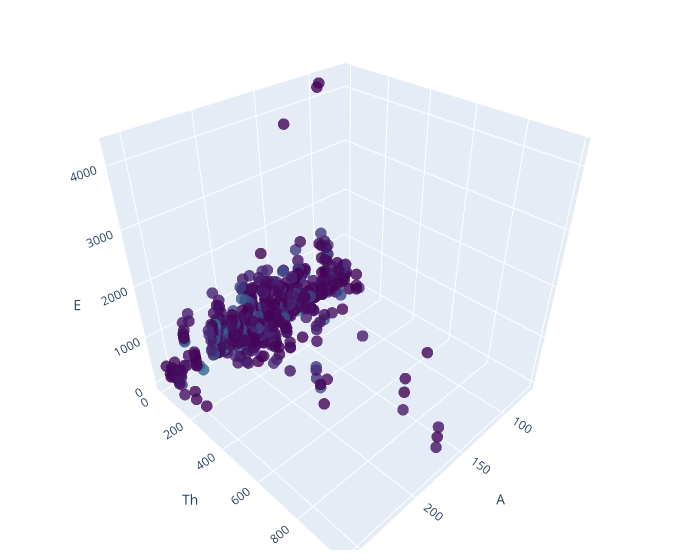

Notebook source saved alongside this figure:
### Code cell
# Read the CSV data
dfmusec = pd.read_csv('IsomerDatasheet4microsec.csv')

fig = go.Figure(data=go.Scatter3d(
    x=dfmusec['A'], 
    y=dfmusec['Th'], 
    z=dfmusec['E'],
    mode='markers',
    marker=dict(
        size=4,   # adjust the size of the scatter points
        color=df['E'],  # use the z values for color scale
        colorscale='Viridis',  # choose a colorscale
        opacity=0.8   # transparency of the points
    )))

fig.update_layout(scene=dict(xaxis_title='A',
                             yaxis_title='Th',
                             zaxis_title='E'),
                  width=700,
                  margin=dict(r=20, b=10, l=10, t=10))

fig.show()

### Figure 1 — Plotly figure (JSON) as saved in the notebook; plotly's stock layout.template omitted (floating-point values rounded to 4 significant figures; data arrays with more than 128 entries replaced by an {"elided": "..."} marker saying what was removed)
{"data": [{"marker": {"color": {"elided": "2825 float values"}, "colorscale": [[0, "#440154"], [0.1111, "#482878"], [0.2222, "#3e4989"], [0.3333, "#31688e"], [0.4444, "#26828e"], [0.5556, "#1f9e89"], [0.6667, "#35b779"], [0.7778, "#6ece58"], [0.8889, "#b5de2b"], [1, "#fde725"]], "opacity": 0.8, "size": 4}, "mode": "markers", "type": "scatter3d", "x": {"elided": "874 int values"}, "y": {"elided": "874 float values"}, "z": {"elided": "874 float values"}}], "layout": {"margin": {"b": 10, "l": 10, "r": 20, "t": 10}, "scene": {"xaxis": {"title": {"text": "A"}}, "yaxis": {"title": {"text": "Th"}}, "zaxis": {"title": {"text": "E"}}}, "width": 700}}
